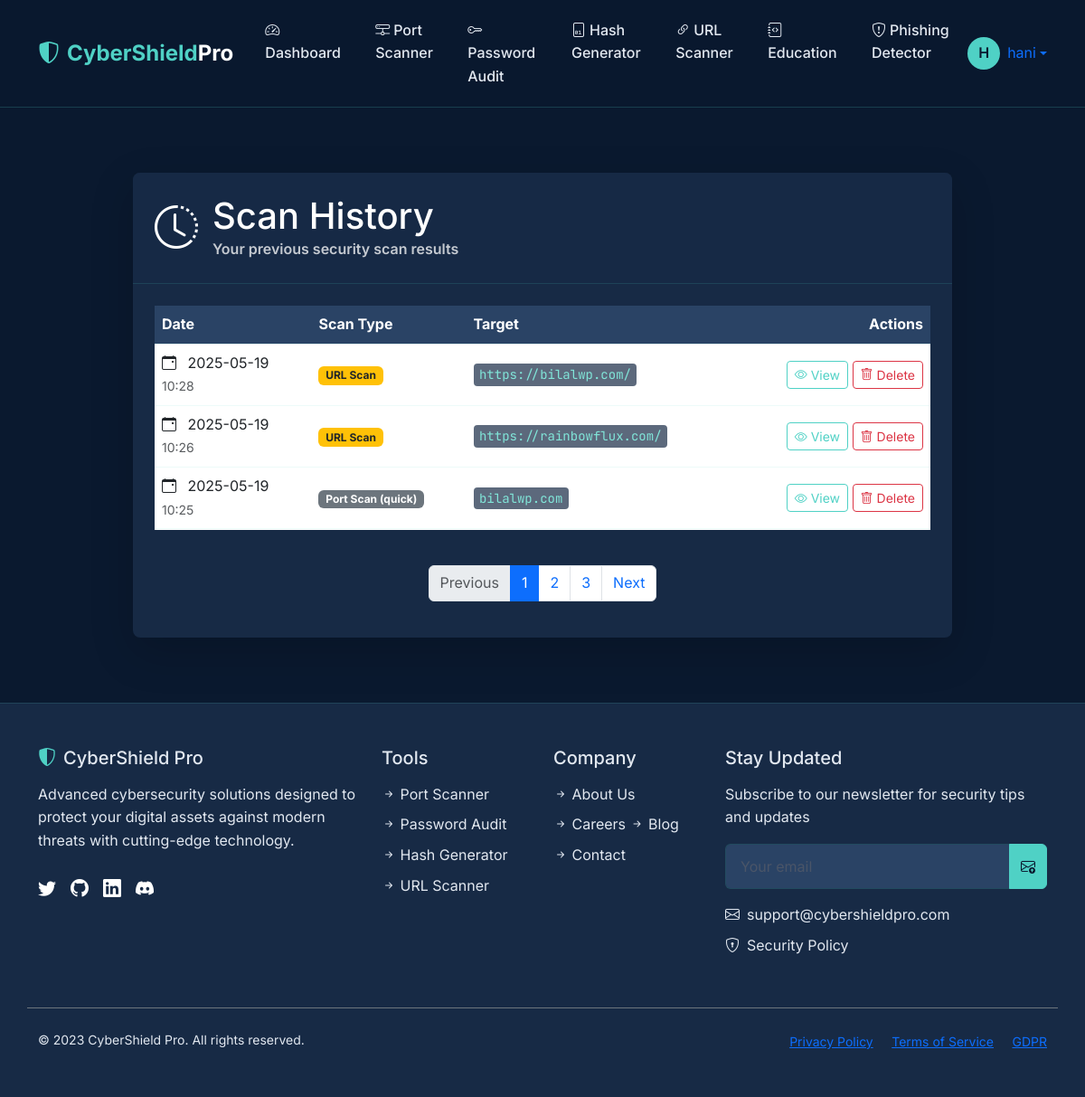
Screenshot of /securitytools/scan-history/ (signed in) with the database file from the repository.
### securitytools/models.py (models this page shows, shortened)
class ScanResult(models.Model):
    user = models.ForeignKey(User, on_delete=models.CASCADE)
    scan_type = models.CharField(max_length=100)
    target = models.CharField(max_length=255)
    result = models.TextField()
    timestamp = models.DateTimeField(auto_now_add=True)

### securitytools/views.py (the view)
# urls.py: path('scan-history/', login_required(views.scan_history), name='scan_history'),
@login_required
def scan_history(request):
    scans = ScanResult.objects.filter(user=request.user).order_by('-timestamp')
    return render(request, 'securitytools/scan_history.html', {'scans': scans})

### securitytools/templates/securitytools/scan_history.html (shortened to what this page needs)
{% extends 'securitytools/base.html' %}
{% block content %}
<div class="container py-5">
    <div class="row justify-content-center">
        <div class="col-lg-10">
            <div class="card border-0 shadow-lg animate__animated animate__fadeIn">
                <div class="card-header gradient-bg text-white py-4">
                    <div class="d-flex align-items-center">
                        <i class="bi bi-clock-history display-5 me-3"></i>
                        <div>
                            <h2 class="h1 mb-0">Scan History</h2>
                            <p class="mb-0 opacity-75">Your previous security scan results</p>
                        </div>
                    </div>
                </div>
                <div class="card-body p-4">
                    {% if scans %}
                    <div class="table-responsive">
                        <table class="table table-hover align-middle">
                            <thead class="table-light">
                                <tr>
                                    <th>Date</th>
                                    <th>Scan Type</th>
                                    <th>Target</th>
                                    <th class="text-end">Actions</th>
                                </tr>
                            </thead>
                            <tbody>
                                {% for scan in scans %}
                                <tr>
                                    <td class="text-nowrap">
                                        <i class="bi bi-calendar-event me-2"></i>
                                        {{ scan.timestamp|date:"Y-m-d" }}
                                        <br>
                                        <small class="text-muted">{{ scan.timestamp|date:"H:i" }}</small>
                                    </td>
                                    <td>
                                        <span class="badge
                                            {% if scan.scan_type == 'Port Scan' %}bg-primary
                                            {% elif scan.scan_type == 'URL Scan' %}bg-warning text-dark
                                            {% elif scan.scan_type == 'Password Audit' %}bg-success
                                            {% else %}bg-secondary{% endif %}">
                                            {{ scan.scan_type }}
                                        </span>
                                    </td>
                                    <td>
                                        <code>{{ scan.target|truncatechars:30 }}</code>
                                    </td>
                                    <td class="text-end">
                                        <button class="btn btn-sm btn-outline-primary"
                                                data-bs-toggle="collapse"
                                                data-bs-target="#result{{ scan.id }}">
                                            <i class="bi bi-eye me-1"></i>View
                                        </button>
                                        <a href="#" class="btn btn-sm btn-outline-danger">
                                            <i class="bi bi-trash me-1"></i>Delete
                                        </a>
                                    </td>
                                </tr>
                                {% endfor %}
                            </tbody>
                        </table>
                    </div>
                    <nav aria-label="Scan history pagination" class="mt-4">
                        <ul class="pagination justify-content-center">
                            <li class="page-item disabled">
                                <a class="page-link" href="#" tabindex="-1">Previous</a>
                            </li>
                            <li class="page-item active"><a class="page-link" href="#">1</a></li>
                            <li class="page-item"><a class="page-link" href="#">2</a></li>
                            <li class="page-item"><a class="page-link" href="#">3</a></li>
                            <li class="page-item">
                                <a class="page-link" href="#">Next</a>
                            </li>
                        </ul>
                    </nav>
                    {% endif %}
                </div>
            </div>
        </div>
    </div>
</div>
{% endblock %}

### securitytools/templates/securitytools/base.html (shortened to what this page needs)
<!DOCTYPE html>
<html lang="en">
<head>
    <link href="https://cdn.jsdelivr.net/npm/bootstrap@5.3.0/dist/css/bootstrap.min.css" rel="stylesheet">
    <link rel="stylesheet" href="https://cdn.jsdelivr.net/npm/bootstrap-icons@1.11.1/font/bootstrap-icons.css">
    <link rel="stylesheet" href="https://cdnjs.cloudflare.com/ajax/libs/animate.css/4.1.1/animate.min.css">
</head>
<body>
    <nav class="navbar navbar-expand-lg navbar-dark sticky-top">
        <div class="container">
            <a class="navbar-brand" href="{% url 'dashboard' %}">
                <i class="bi bi-shield-shaded me-2"></i>CyberShield<span>Pro</span>
            </a>
            <div class="collapse navbar-collapse" id="navbarNav">
                <ul class="navbar-nav me-auto">
                    <li class="nav-item">
                        <a class="nav-link" href="{% url 'dashboard' %}"><i class="bi bi-speedometer2 me-1"></i>Dashboard</a>
                    </li>
                    <li class="nav-item">
                        <a class="nav-link" href="{% url 'port_scan' %}"><i class="bi bi-hdd-network me-1"></i>Port Scanner</a>
                    </li>
                    <li class="nav-item">
                        <a class="nav-link" href="{% url 'password_strength' %}"><i class="bi bi-key me-1"></i>Password Audit</a>
                    </li>
                    <li class="nav-item">
                        <a class="nav-link" href="{% url 'hash_generator' %}"><i class="bi bi-file-binary me-1"></i>Hash Generator</a>
                    </li>
                    <li class="nav-item">
                        <a class="nav-link" href="{% url 'url_scanner' %}"><i class="bi bi-link-45deg me-1"></i>URL Scanner</a>
                    </li>
                    <li class="nav-item">
                        <a class="nav-link" href="{% url 'education_home' %}"><i class="bi bi-journal-code me-1"></i>Education</a>
                    </li>
                    <li class="nav-item">
                        <a class="nav-link" href="{% url 'phishing_detector' %}"><i class="bi bi-shield-exclamation me-1"></i>Phishing Detector</a>
                    </li>
                </ul>
                <div class="d-flex align-items-center">
                    {% if user.is_authenticated %}
                        <div class="dropdown">
                            <a href="#" class="d-flex align-items-center text-decoration-none dropdown-toggle" id="userDropdown" data-bs-toggle="dropdown">
                                <div class="avatar bg-accent text-primary-900 rounded-circle d-flex align-items-center justify-content-center me-2" style="width: 36px; height: 36px;">
                                    {{ user.username|first|upper }}
                                </div>
                                <span class="d-none d-lg-inline">{{ user.username }}</span>
                            </a>
                        </div>
                    {% endif %}
                </div>
            </div>
        </div>
    </nav>
    <main class="container my-4 flex-grow-1">
        {% block content %}{% endblock %}
    </main>
    <footer class="py-5">
        <div class="container">
            <div class="row g-4">
                <div class="col-lg-4 mb-4 mb-lg-0">
                    <h5 class="d-flex align-items-center mb-3">
                        <i class="bi bi-shield-shaded text-accent me-2"></i>
                        <span>CyberShield Pro</span>
                    </h5>
                    <p class="mb-4">Advanced cybersecurity solutions designed to protect your digital assets against modern threats with cutting-edge technology.</p>
                    <div class="d-flex">
                        <a href="#" class="text-white me-3"><i class="bi bi-twitter social-icon"></i></a>
                        <a href="#" class="text-white me-3"><i class="bi bi-github social-icon"></i></a>
                        <a href="#" class="text-white me-3"><i class="bi bi-linkedin social-icon"></i></a>
                        <a href="#" class="text-white"><i class="bi bi-discord social-icon"></i></a>
                    </div>
                </div>
                <div class="col-lg-2 col-md-6 mb-4 mb-md-0">
                    <h5 class="mb-3">Tools</h5>
                    <div class="footer-links">
                        <a href="{% url 'port_scan' %}"><i class="bi bi-arrow-right-short"></i> Port Scanner</a>
                        <a href="{% url 'password_strength' %}"><i class="bi bi-arrow-right-short"></i> Password Audit</a>
                        <a href="{% url 'hash_generator' %}"><i class="bi bi-arrow-right-short"></i> Hash Generator</a>
                        <a href="{% url 'url_scanner' %}"><i class="bi bi-arrow-right-short"></i> URL Scanner</a>
                    </div>
                </div>
                <div class="col-lg-2 col-md-6 mb-4 mb-md-0">
                    <h5 class="mb-3">Company</h5>
                    <div class="footer-links">
                        <a href="#"><i class="bi bi-arrow-right-short"></i> About Us</a>
                        <a href="#"><i class="bi bi-arrow-right-short"></i> Careers</a>
                        <a href="#"><i class="bi bi-arrow-right-short"></i> Blog</a>
                        <a href="#"><i class="bi bi-arrow-right-short"></i> Contact</a>
                    </div>
                </div>
                <div class="col-lg-4 col-md-12">
                    <h5 class="mb-3">Stay Updated</h5>
                    <p class="mb-3">Subscribe to our newsletter for security tips and updates</p>
                    <form class="mb-3">
                        <div class="input-group">
                            <input type="email" class="form-control" placeholder="Your email">
                            <button class="btn btn-primary" type="submit">
                                <i class="bi bi-envelope-arrow-up"></i>
                            </button>
                        </div>
                    </form>
                    <div class="footer-links">
                        <a href="mailto:support@cybershieldpro.com"><i class="bi bi-envelope me-2"></i>support@cybershieldpro.com</a>
                        <a href="#"><i class="bi bi-shield-lock me-2"></i>Security Policy</a>
                    </div>
                </div>
            </div>
            <div class="row mt-5 pt-4 border-top border-secondary">
                <div class="col-md-6 text-center text-md-start">
                    <p class="mb-0 small">&copy; 2023 CyberShield Pro. All rights reserved.</p>
                </div>
                <div class="col-md-6 text-center text-md-end">
                    <div class="d-inline">
                        <a href="#" class="small me-3">Privacy Policy</a>
                        <a href="#" class="small me-3">Terms of Service</a>
                        <a href="#" class="small">GDPR</a>
                    </div>
                </div>
            </div>
        </div>
    </footer>
</body>
</html>

### securitytools/templates/securitytools/base.html (style rules this page uses)
:root { --primary-900: #0a192f; --primary-800: #172a45; --primary-700: #2a4365; --accent-500: #4fd1c5; --accent-400: #81e6d9; --neutral-100: #ffffff; --neutral-200: #e2e8f0; --neutral-700: #4a5568; --danger-500: #fc8181; --warning-500: #f6ad55; --success-500: #68d391; --info-500: #63b3ed; }
body { font-family: 'Inter', sans-serif; background-color: var(--primary-900); color: var(--neutral-100); min-height: 100vh; display: flex; flex-direction: column; line-height: 1.6; }
code, pre, .mono { font-family: 'JetBrains Mono', monospace; background-color: rgba(23, 42, 69, 0.7); padding: 0.2rem 0.4rem; border-radius: 4px; color: var(--accent-400); }
.navbar { background-color: rgba(10, 25, 47, 0.95) !important; backdrop-filter: blur(8px); -webkit-backdrop-filter: blur(8px); border-bottom: 1px solid rgba(79, 209, 197, 0.2); padding: 0.8rem 0; }
.navbar-brand { font-weight: 700; font-size: 1.5rem; color: var(--accent-500) !important; display: flex; align-items: center; }
.navbar-brand span { color: var(--neutral-100); }
.nav-link { font-weight: 500; color: var(--neutral-200) !important; padding: 0.5rem 1rem !important; margin: 0 0.2rem; position: relative; transition: all 0.3s ease; }
.card { background-color: var(--primary-800); border: 1px solid rgba(79, 209, 197, 0.15); border-radius: 8px; transition: all 0.3s ease; overflow: hidden; box-shadow: 0 4px 6px rgba(0, 0, 0, 0.1); color: var(--neutral-100); }
.card-header { background-color: rgba(23, 42, 69, 0.9); border-bottom: 1px solid rgba(79, 209, 197, 0.15); font-weight: 600; padding: 1rem 1.5rem; color: var(--neutral-100); }
.btn-primary { background-color: var(--accent-500); border-color: var(--accent-500); color: var(--primary-900); font-weight: 600; transition: all 0.3s ease; }
.btn-outline-primary { border-color: var(--accent-500); color: var(--accent-500); background-color: transparent; }
.form-control, .form-select { background-color: var(--primary-700); border: 1px solid rgba(79, 209, 197, 0.2); color: var(--neutral-100); padding: 0.75rem 1rem; }
.form-control::placeholder { color: var(--neutral-700); }
.table { color: var(--neutral-100); }
.table th { background-color: var(--primary-700); color: var(--neutral-100); border-color: rgba(79, 209, 197, 0.2); }
.table td { border-color: rgba(79, 209, 197, 0.1); }
footer { background-color: var(--primary-800); margin-top: auto; border-top: 1px solid rgba(79, 209, 197, 0.15); color: var(--neutral-200); }
.footer-links a { color: var(--neutral-200); text-decoration: none; transition: all 0.3s; display: inline-block; margin-bottom: 0.5rem; }
.social-icon { font-size: 1.25rem; transition: all 0.3s; }
.text-accent { color: var(--accent-500); }
.avatar { background-color: var(--accent-500); color: var(--primary-900); font-weight: 600; }

### rows the page displays
ScanResult: timestamp "2025-05-19", timestamp "10:28", scan_type "URL Scan", target "https://bilalwp.com/"
ScanResult: timestamp "2025-05-19", timestamp "10:26", scan_type "URL Scan", target "https://rainbowflux.com/"
ScanResult: timestamp "2025-05-19", timestamp "10:25", scan_type "Port Scan (quick)", target "bilalwp.com"

### other values shown
{{ user.username|first|upper }} "H"
{{ user.username }} "hani"
